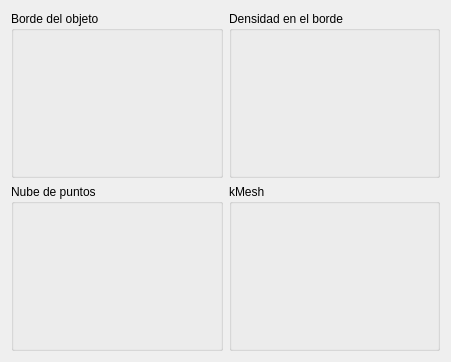
<?xml version="1.0" encoding="UTF-8"?>
<ui version="4.0">
 <class>StackedConstructMesh</class>
 <widget class="QWidget" name="StackedConstructMesh">
  <property name="geometry">
   <rect>
    <x>0</x>
    <y>0</y>
    <width>451</width>
    <height>362</height>
   </rect>
  </property>
  <property name="windowTitle">
   <string>Form</string>
  </property>
  <layout class="QGridLayout" name="gridLayout" rowstretch="1,1" columnstretch="1,1">
   <item row="0" column="0">
    <widget class="QGroupBox" name="groupBox">
     <property name="title">
      <string>Borde del objeto</string>
     </property>
     <layout class="QHBoxLayout" name="horizontalLayout">
      <item>
       <widget class="QVTKWidget" name="stacked_construction_edge" native="true"/>
      </item>
     </layout>
    </widget>
   </item>
   <item row="0" column="1">
    <widget class="QGroupBox" name="groupBox_2">
     <property name="title">
      <string>Densidad en el borde</string>
     </property>
     <layout class="QHBoxLayout" name="horizontalLayout_2">
      <item>
       <widget class="QVTKWidget" name="stacked_construction_skeleton" native="true"/>
      </item>
     </layout>
    </widget>
   </item>
   <item row="1" column="0">
    <widget class="QGroupBox" name="groupBox_3">
     <property name="title">
      <string>Nube de puntos</string>
     </property>
     <layout class="QHBoxLayout" name="horizontalLayout_3">
      <item>
       <widget class="QVTKWidget" name="stacked_construction_kmeshcm" native="true"/>
      </item>
     </layout>
    </widget>
   </item>
   <item row="1" column="1">
    <widget class="QGroupBox" name="groupBox_4">
     <property name="title">
      <string>kMesh</string>
     </property>
     <layout class="QHBoxLayout" name="horizontalLayout_4">
      <item>
       <widget class="QVTKWidget" name="stacked_construction_kmeshim" native="true"/>
      </item>
     </layout>
    </widget>
   </item>
  </layout>
 </widget>
 <resources/>
 <connections/>
 <customwidgets>
  <customwidget>
   <class>QVTKWidget</class>
   <extends>QWidget</extends>
   <header>QVTKWidget.h</header>
  </customwidget>
 </customwidgets>
</ui>
